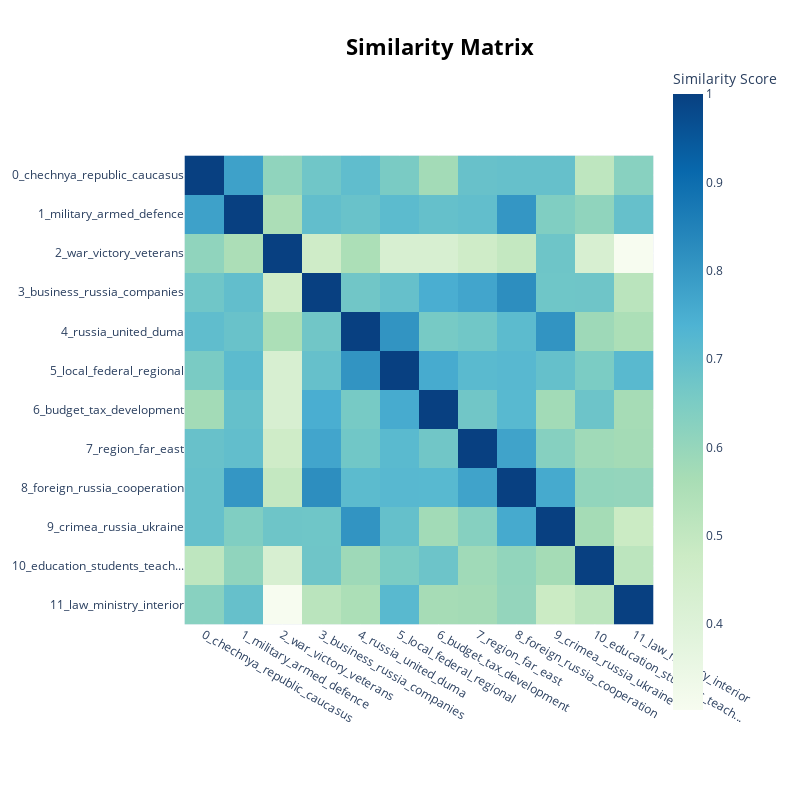

The notebook cell this image was saved under:
### Markdown cell above
# Visualize Topic Similarity
Having generated topic embeddings, through both c-TF-IDF and embeddings, we can create a similarity matrix by simply applying cosine similarities through those topic embeddings. The result will be a matrix indicating how similar certain topics are to each other.

### Code cell
topic_model.visualize_heatmap()

### Figure 1 — Plotly figure (JSON) as saved in the notebook; plotly's stock layout.template omitted (floating-point values rounded to 4 significant figures; data arrays with more than 128 entries replaced by an {"elided": "..."} marker saying what was removed)
{"data": [{"coloraxis": "coloraxis", "hovertemplate": "x: %{x}<br>y: %{y}<br>Similarity Score: %{z}<extra></extra>", "name": "0", "type": "heatmap", "x": ["0_chechnya_republic_caucasus", "1_military_armed_defence", "2_war_victory_veterans", "3_business_russia_companies", "4_russia_united_duma", "5_local_federal_regional", "6_budget_tax_development", "7_region_far_east", "8_foreign_russia_cooperation", "9_crimea_russia_ukraine", "10_education_students_teach...", "11_law_ministry_interior"], "xaxis": "x", "y": ["0_chechnya_republic_caucasus", "1_military_armed_defence", "2_war_victory_veterans", "3_business_russia_companies", "4_russia_united_duma", "5_local_federal_regional", "6_budget_tax_development", "7_region_far_east", "8_foreign_russia_cooperation", "9_crimea_russia_ukraine", "10_education_students_teach...", "11_law_ministry_interior"], "yaxis": "y", "z": {"elided": "12x12 float values"}}], "layout": {"coloraxis": {"colorbar": {"title": {"text": "Similarity Score"}}, "colorscale": [[0, "rgb(247,252,240)"], [0.125, "rgb(224,243,219)"], [0.25, "rgb(204,235,197)"], [0.375, "rgb(168,221,181)"], [0.5, "rgb(123,204,196)"], [0.625, "rgb(78,179,211)"], [0.75, "rgb(43,140,190)"], [0.875, "rgb(8,104,172)"], [1, "rgb(8,64,129)"]]}, "height": 800, "hoverlabel": {"bgcolor": "white", "font": {"family": "Rockwell", "size": 16}}, "legend": {"title": {"text": "Trend"}}, "margin": {"t": 60}, "showlegend": true, "title": {"font": {"color": "Black", "size": 22}, "text": "<b>Similarity Matrix</b>", "x": 0.55, "xanchor": "center", "y": 0.95, "yanchor": "top"}, "width": 800, "xaxis": {"anchor": "y", "constrain": "domain", "domain": [0, 1], "scaleanchor": "y"}, "yaxis": {"anchor": "x", "autorange": "reversed", "constrain": "domain", "domain": [0, 1]}}}
